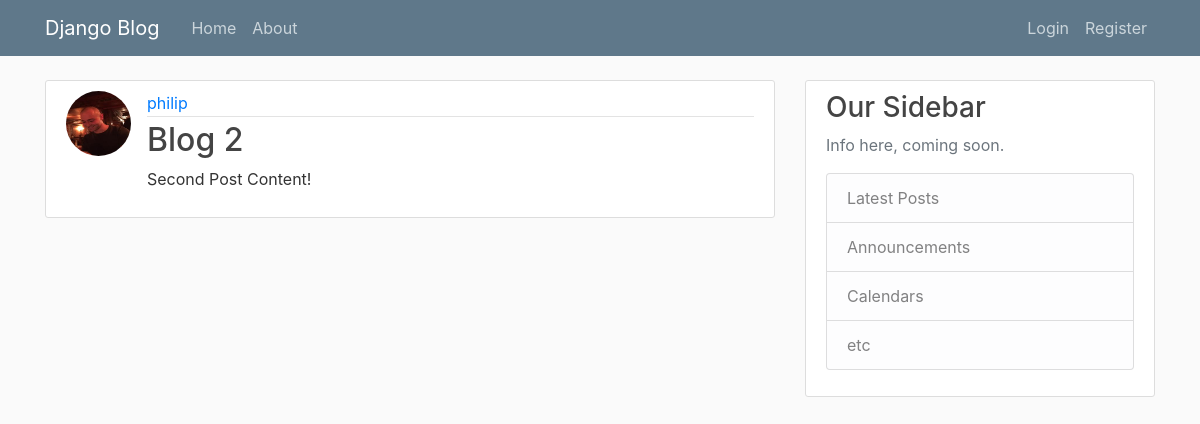
Page /post/2/ on the earlier database version.
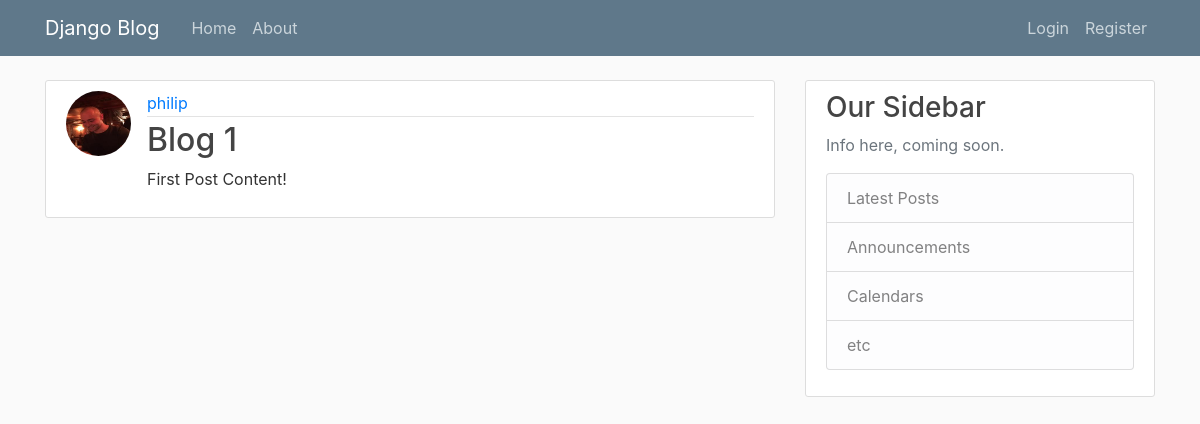
Same page on the later database version.
### blog/models.py (models this page shows, shortened)
class Post(models.Model):
    title = models.CharField(max_length=100)
    content = models.TextField()
    date_posted = models.DateTimeField(default=timezone.now)
    author = models.ForeignKey(User, on_delete=models.CASCADE)

### users/models.py (models this page shows, shortened)
class Profile(models.Model):
    user = models.OneToOneField(User, on_delete=models.CASCADE)
    image = models.ImageField(default='default.jpg', upload_to='profile_pics')

### blog/views.py (the view)
# urls.py: path('post/<int:pk>/', PostDetailView.as_view(), name='post-detail'),
class PostDetailView(DetailView):
    model = Post

### blog/templates/blog/post_detail.html (shortened to what this page needs)
{% extends "blog/base.html" %}
{% block content %}
    <article class="media content-section">
        <img class="rounded-circle article-img" src="{{ object.author.profile.image.url }}">
        <div class="media-body">
            <div class="article-metadata">
                <a class="mr-2" href="{% url 'user-posts' object.author.username %}">{{ object.author }}</a>
            </div>
            <h2 class="article-title">{{ object.title }}</h2>
            <p class="article-content">{{ object.content }}</p>
      </div>
    </article>
{% endblock content %}

Differences in the rows shown:
changed Post "philip": title "Blog 2" → "Blog 1"; content "Second Post Content!" → "First Post Content!"
